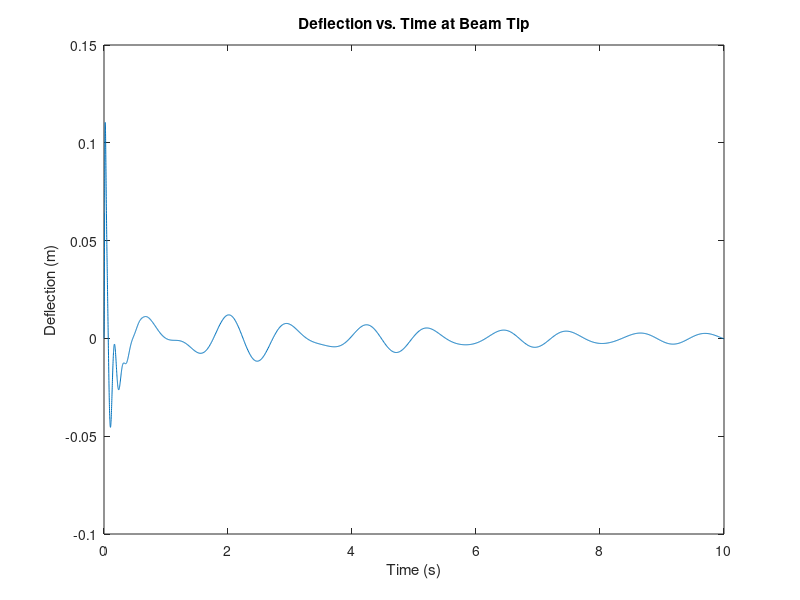

MATLAB code for this plot: (Note: this script raises an error after producing the figure.)
function beam_vibration_ode45_armature
    % Parameters for Cantilever Beam Vibration Problem
    E = 30e9;      % Elastic Modulus (N/m^2)
    rho = 2700;    % Mass density (kg/m^3)
    L = 2;       % Length (m)
    b = 0.03;      % Width of the beam (m)
    h = 0.005;     % Depth of the beam (m)
    I = (b * h^3) / 12;  % Area moment of inertia (m^4)
    A = b * h;     % Cross-sectional area (m^2)

    % Mass, stiffness, and damping matrices with fixed-end boundary conditions
    M = rho * A * L / 420 * [156, 22*L, 54, -13*L; 22*L, 4*L^2, 13*L, -3*L^2; 54, 13*L, 156, -22*L; -13*L, -3*L^2, -22*L, 4*L^2];
    K = [12*E*I/L^3, 0, 0, 0; 0, 4*E*I/L, 0, 0; 0, 0, 12*E*I/L^3, 0; 0, 0, 0, 4*E*I/L]; % Adjusted stiffness matrix
    C = 0.01 * (M + K);  % Rayleigh damping

    % Time span
    t_span = [0 10];

    % Initial conditions (zero displacement and velocity)
    initial_conditions = zeros(8, 1);

    % Additional options for ode45 to reduce time step
    options = odeset('RelTol', 1e-6, 'AbsTol', 1e-6);

    % Solve ODEs using ode45 with reduced time step
    [T, Y] = ode45(@(t, y) beam_ode_impulse(t, y, M, C, K, L), t_span, initial_conditions, options);

    % Enforce fixed-end boundary condition by setting displacement at the fixed end to zero
    for i = 1:length(T)
        Y(i, 1) = 0; % Set displacement at the fixed end to zero
    end

    % Plot Deflection vs. Time
    figure(1);
    plot(T, Y(:, 4)); % Assuming you're interested in the tip deflection
    xlabel('Time (s)');
    ylabel('Deflection (m)');
    title('Deflection vs. Time at Beam Tip');

    % Animation of the beam response
    v = VideoWriter('beam_animation.avi');
    open(v);
    figure(2);
    for i = 1:length(T)
        plot_beam(Y(i, 1:4), L);  % Function to plot the beam
        drawnow;
        frame = getframe(gcf);  % Capture the plot as a frame
        writeVideo(v, frame);  % Write the frame to the video
    end
    close(v);
end

function dydt = beam_ode_impulse(t, y, M, C, K, L)
    % State variables
    displacement = y(1:4);
    velocity = y(5:8);

    % Impulse load at the tip
    impulse_magnitude = 25;  % High magnitude for impulse
    impulse_duration = 0.01;   % Very short duration
    F_tip = impulse_magnitude * (t < impulse_duration);  % Impulse load
    F = [0; 0; F_tip; 0]; 

    % Second-order ODEs converted to first-order system
    dydt = [velocity; M \ (F - C * velocity - K * displacement)];
end

function plot_beam(displacement, L)
    scale_factor = 10; % Scale up the displacement for visualization
    x = linspace(0, L, 100);
    y = (displacement(1) + displacement(2) * x) * scale_factor;  % Apply scaling
    plot(x, y, 'b-', 'LineWidth', 2);
    xlim([0 L]);
    ylim([-5, 5]); % Adjusted for scaled displacement
    xlabel('x (m)');
    ylabel('Scaled w(x, t) (m)');
    title('Scaled Response of the Cantilever Beam to Impulse Load');
    grid on;
end